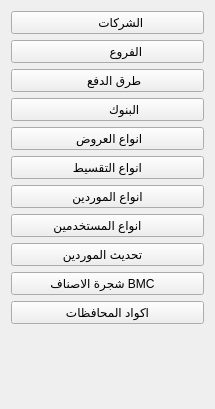
             <widget class="QWidget" name="page_30">
              <property name="geometry">
               <rect>
                <x>-38</x>
                <y>-153</y>
                <width>215</width>
                <height>409</height>
               </rect>
              </property>
              <attribute name="label">
               <string>               البيانات الاساسية</string>
              </attribute>
              <layout class="QGridLayout" name="gridLayout_31">
               <item row="0" column="0">
                <layout class="QVBoxLayout" name="verticalLayout_10">
                 <item>
                  <widget class="QPushButton" name="QAct_company">
                   <property name="text">
                    <string>        الشركات</string>
                   </property>
                  </widget>
                 </item>
                 <item>
                  <widget class="QPushButton" name="QAct_branch">
                   <property name="text">
                    <string>           الفروع</string>
                   </property>
                  </widget>
                 </item>
                 <item>
                  <widget class="QPushButton" name="action_24">
                   <property name="text">
                    <string>    طرق الدفع</string>
                   </property>
                  </widget>
                 </item>
                 <item>
                  <widget class="QPushButton" name="action_25">
                   <property name="text">
                    <string>          البنوك</string>
                   </property>
                  </widget>
                 </item>
                 <item>
                  <widget class="QPushButton" name="QAct_promotionType">
                   <property name="text">
                    <string> انواع العروض</string>
                   </property>
                  </widget>
                 </item>
                 <item>
                  <widget class="QPushButton" name="QAct_installmentType">
                   <property name="text">
                    <string>انواع التقسيط</string>
                   </property>
                  </widget>
                 </item>
                 <item>
                  <widget class="QPushButton" name="action_35">
                   <property name="text">
                    <string>انواع الموردين</string>
                   </property>
                  </widget>
                 </item>
                 <item>
                  <widget class="QPushButton" name="QAct_userType">
                   <property name="text">
                    <string>انواع المستخدمين      </string>
                   </property>
                  </widget>
                 </item>
                 <item>
                  <widget class="QPushButton" name="action_4">
                   <property name="text">
                    <string>تحديث الموردين   </string>
                   </property>
                  </widget>
                 </item>
                 <item>
                  <widget class="QPushButton" name="action_BMC_2">
                   <property name="text">
                    <string>شجرة الاصناف BMC   </string>
                   </property>
                  </widget>
                 </item>
                 <item>
                  <widget class="QPushButton" name="action_140">
                   <property name="text">
                    <string>اكواد المحافظات</string>
                   </property>
                  </widget>
                 </item>
                </layout>
               </item>
               <item row="1" column="0">
                <spacer name="verticalSpacer_21">
                 <property name="orientation">
                  <enum>Qt::Vertical</enum>
                 </property>
                 <property name="sizeHint" stdset="0">
                  <size>
                   <width>20</width>
                   <height>199</height>
                  </size>
                 </property>
                </spacer>
               </item>
              </layout>
             </widget>
